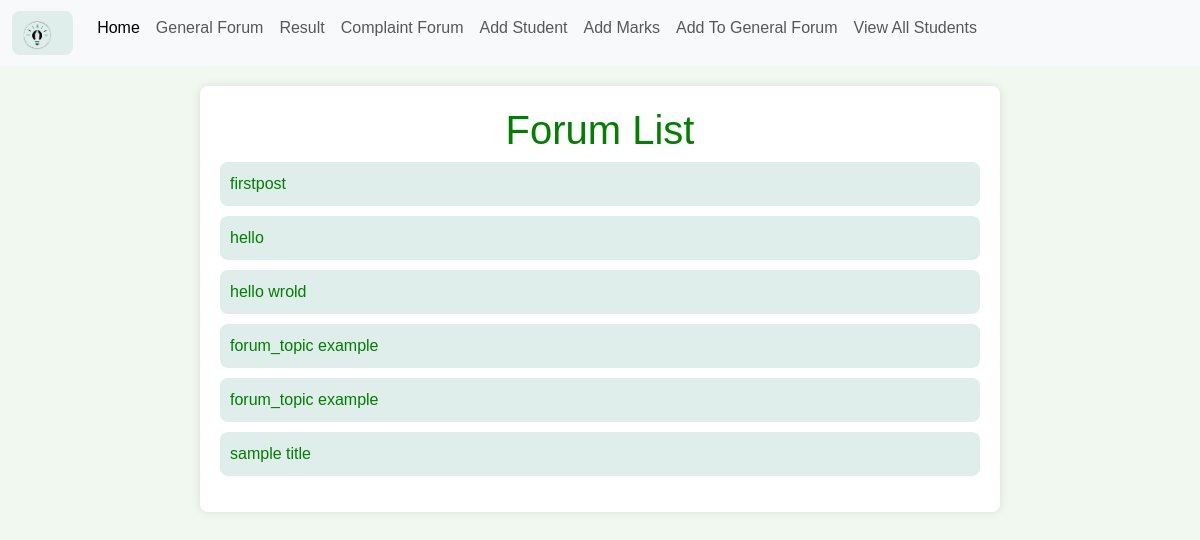
Page /forum_list/ on the earlier database version.
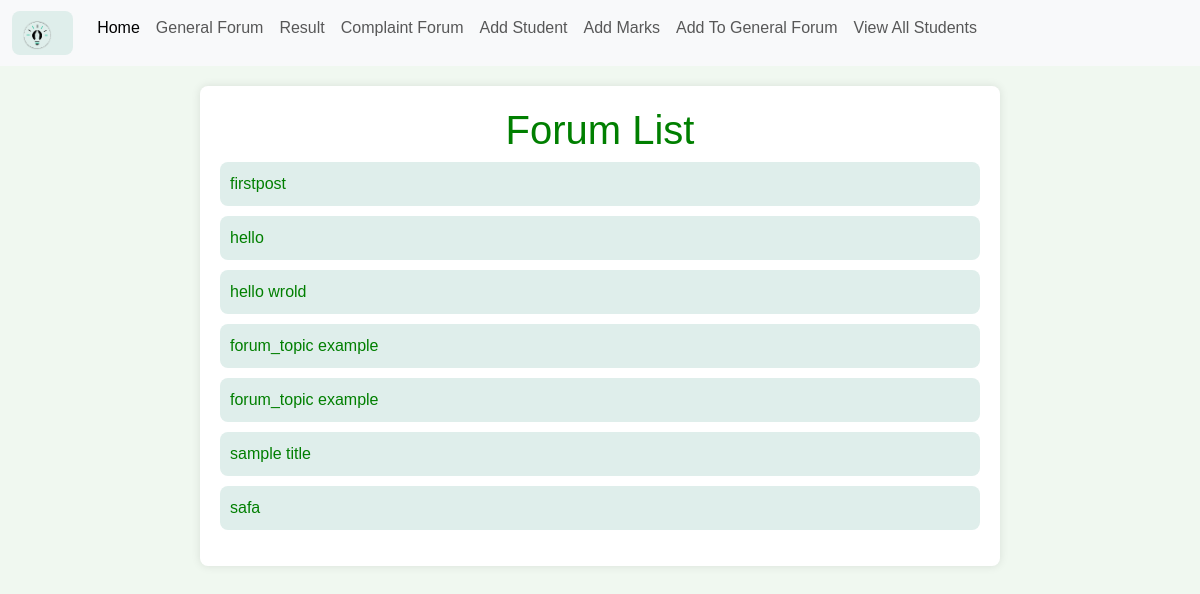
Same page on the later database version.
### deptmanagementsystem/models.py (models this page shows, shortened)
class Forum(models.Model):
    header = models.CharField(max_length=200)
    content = models.TextField(default="")
    comments = models.JSONField(default = list)

### deptmanagementsystem/views.py (the view)
# urls.py: path('forum_list/', forum_list, name='forum-list'),
def forum_list(request):
    forums = Forum.objects.all()
    return render(request, 'forum_list.html', {'forums' : forums})

### templates/forum_list.html (shortened to what this page needs)
{% extends 'base.html' %}
{% block content %}
    <div class="container">
        <h1>Forum List</h1>
        <ul>
            {% for forum in forums %}
            <li><a href="{% url 'forum-details' forum.id %}">{{ forum.header }}</a></li>
            {% endfor %}
        </ul>
    </div>
    {% endblock content %}

Differences in the rows shown:
added Forum: header "safa"
